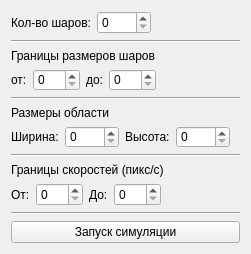
<?xml version="1.0" encoding="UTF-8"?>
<ui version="4.0">
 <class>Form</class>
 <widget class="QWidget" name="Form">
  <property name="geometry">
   <rect>
    <x>0</x>
    <y>0</y>
    <width>251</width>
    <height>254</height>
   </rect>
  </property>
  <property name="sizePolicy">
   <sizepolicy hsizetype="Fixed" vsizetype="Fixed">
    <horstretch>0</horstretch>
    <verstretch>0</verstretch>
   </sizepolicy>
  </property>
  <property name="minimumSize">
   <size>
    <width>251</width>
    <height>254</height>
   </size>
  </property>
  <property name="maximumSize">
   <size>
    <width>251</width>
    <height>254</height>
   </size>
  </property>
  <property name="windowTitle">
   <string>Симуляция столкновений</string>
  </property>
  <layout class="QVBoxLayout" name="verticalLayout_6">
   <item>
    <layout class="QVBoxLayout" name="constPickLayout">
     <item>
      <layout class="QHBoxLayout" name="ballCountLayout">
       <item>
        <widget class="QLabel" name="ballCountLabel">
         <property name="text">
          <string>Кол-во шаров:</string>
         </property>
        </widget>
       </item>
       <item>
        <widget class="QSpinBox" name="ballCountSpinBox">
         <property name="maximum">
          <number>1000</number>
         </property>
        </widget>
       </item>
       <item>
        <spacer name="horizontalSpacer_3">
         <property name="orientation">
          <enum>Qt::Horizontal</enum>
         </property>
         <property name="sizeHint" stdset="0">
          <size>
           <width>40</width>
           <height>20</height>
          </size>
         </property>
        </spacer>
       </item>
      </layout>
     </item>
     <item>
      <widget class="Line" name="line_3">
       <property name="orientation">
        <enum>Qt::Horizontal</enum>
       </property>
      </widget>
     </item>
     <item>
      <layout class="QVBoxLayout" name="radiusBordersLayout">
       <item>
        <widget class="QLabel" name="label">
         <property name="text">
          <string>Границы размеров шаров</string>
         </property>
        </widget>
       </item>
       <item>
        <layout class="QHBoxLayout" name="radiusPickLayout">
         <item>
          <widget class="QLabel" name="radiusFromLabel">
           <property name="text">
            <string>от:</string>
           </property>
          </widget>
         </item>
         <item>
          <widget class="QSpinBox" name="radiusFromSpinBox">
           <property name="maximum">
            <number>100</number>
           </property>
          </widget>
         </item>
         <item>
          <widget class="QLabel" name="radiusToLabel">
           <property name="text">
            <string>до:</string>
           </property>
          </widget>
         </item>
         <item>
          <widget class="QSpinBox" name="radiusToSpinbox">
           <property name="maximum">
            <number>100</number>
           </property>
          </widget>
         </item>
         <item>
          <spacer name="horizontalSpacer_2">
           <property name="orientation">
            <enum>Qt::Horizontal</enum>
           </property>
           <property name="sizeHint" stdset="0">
            <size>
             <width>40</width>
             <height>20</height>
            </size>
           </property>
          </spacer>
         </item>
        </layout>
       </item>
      </layout>
     </item>
     <item>
      <widget class="Line" name="line_2">
       <property name="orientation">
        <enum>Qt::Horizontal</enum>
       </property>
      </widget>
     </item>
     <item>
      <layout class="QVBoxLayout" name="boundsLayout">
       <item>
        <widget class="QLabel" name="boundsLabel">
         <property name="text">
          <string>Размеры области</string>
         </property>
        </widget>
       </item>
       <item>
        <layout class="QHBoxLayout" name="boundsPickLayout">
         <item>
          <widget class="QLabel" name="boundsWidthLabel">
           <property name="text">
            <string>Ширина:</string>
           </property>
          </widget>
         </item>
         <item>
          <widget class="QSpinBox" name="boundsWidthSpinBox">
           <property name="maximum">
            <number>9999</number>
           </property>
          </widget>
         </item>
         <item>
          <widget class="QLabel" name="boundsHeightLabel">
           <property name="text">
            <string>Высота:</string>
           </property>
          </widget>
         </item>
         <item>
          <widget class="QSpinBox" name="boundsHeightSpinBox">
           <property name="maximum">
            <number>9999</number>
           </property>
          </widget>
         </item>
         <item>
          <spacer name="horizontalSpacer">
           <property name="orientation">
            <enum>Qt::Horizontal</enum>
           </property>
           <property name="sizeHint" stdset="0">
            <size>
             <width>40</width>
             <height>20</height>
            </size>
           </property>
          </spacer>
         </item>
        </layout>
       </item>
      </layout>
     </item>
     <item>
      <widget class="Line" name="line">
       <property name="orientation">
        <enum>Qt::Horizontal</enum>
       </property>
      </widget>
     </item>
     <item>
      <layout class="QVBoxLayout" name="velocityBordersLayout">
       <item>
        <widget class="QLabel" name="velocityLabel">
         <property name="text">
          <string>Границы скоростей (пикс/с)</string>
         </property>
        </widget>
       </item>
       <item>
        <layout class="QHBoxLayout" name="velocityPickLayout">
         <item>
          <widget class="QLabel" name="velocityFromLabel">
           <property name="text">
            <string>От:</string>
           </property>
          </widget>
         </item>
         <item>
          <widget class="QSpinBox" name="velocityFromSpinBox">
           <property name="maximum">
            <number>999</number>
           </property>
          </widget>
         </item>
         <item>
          <widget class="QLabel" name="velocityToLabel">
           <property name="text">
            <string>До:</string>
           </property>
          </widget>
         </item>
         <item>
          <widget class="QSpinBox" name="velocityToSpinBox">
           <property name="maximum">
            <number>999</number>
           </property>
          </widget>
         </item>
         <item>
          <spacer name="horizontalSpacer_4">
           <property name="orientation">
            <enum>Qt::Horizontal</enum>
           </property>
           <property name="sizeHint" stdset="0">
            <size>
             <width>40</width>
             <height>20</height>
            </size>
           </property>
          </spacer>
         </item>
        </layout>
       </item>
      </layout>
     </item>
    </layout>
   </item>
   <item>
    <widget class="Line" name="line_4">
     <property name="orientation">
      <enum>Qt::Horizontal</enum>
     </property>
    </widget>
   </item>
   <item>
    <widget class="QPushButton" name="runPushButton">
     <property name="text">
      <string>Запуск симуляции</string>
     </property>
    </widget>
   </item>
  </layout>
 </widget>
 <resources/>
 <connections/>
</ui>
